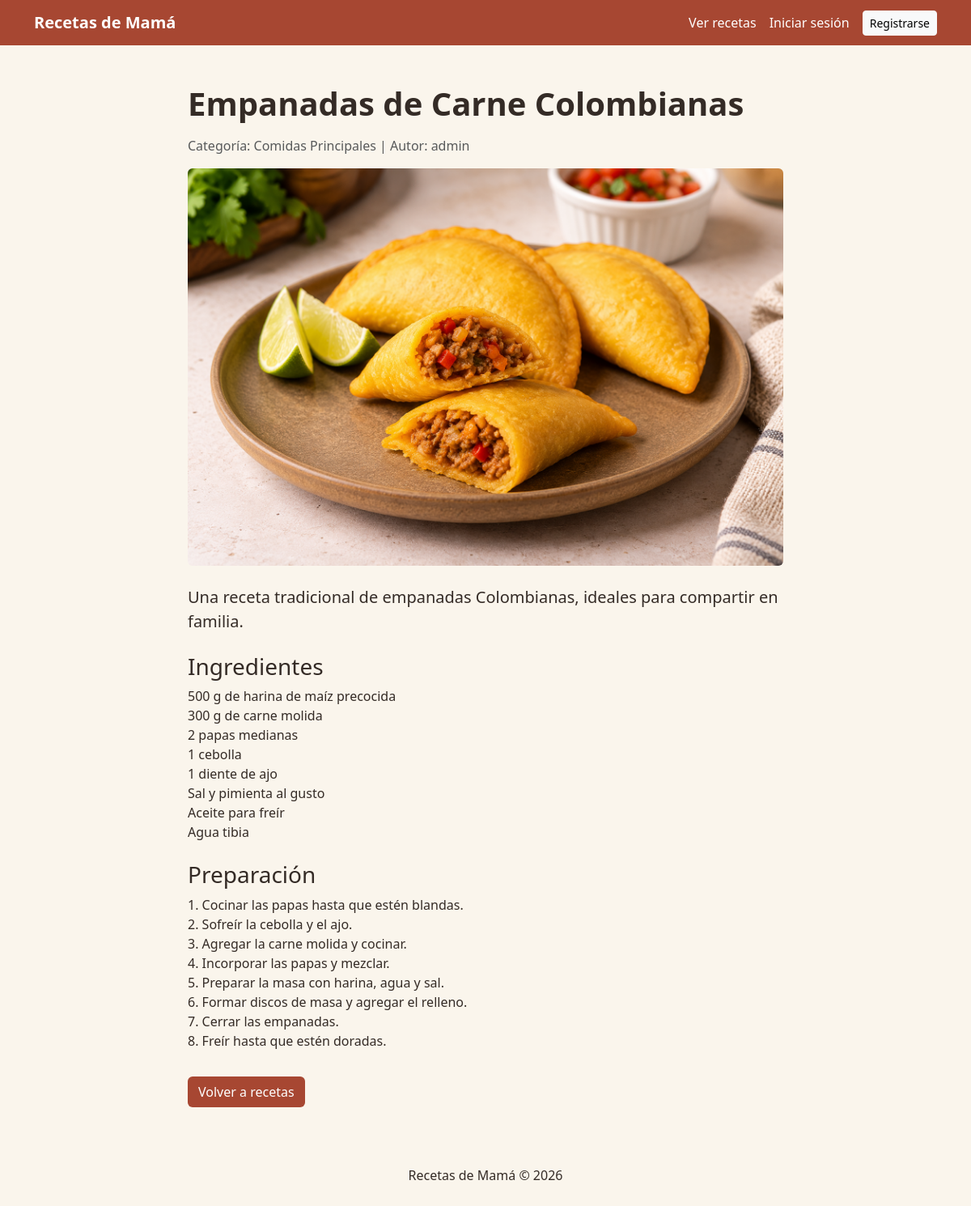
The page /recetas/1/ on the database its author committed.
### recetas/models.py (models this page shows, shortened)
class Receta(models.Model):
    titulo = models.CharField(max_length=200)
    descripcion = models.TextField()
    ingredientes = models.TextField()
    preparacion = models.TextField()
    imagen = models.ImageField(
        upload_to='recetas/',
        blank=True,
        null=True
    )
    categoria = models.ForeignKey(
        Categoria,
        on_delete=models.PROTECT,
        related_name='recetas'
    )
    autor = models.ForeignKey(
        User,
        on_delete=models.CASCADE,
        related_name='recetas'
    )
    fecha_creacion = models.DateTimeField(auto_now_add=True)
    fecha_actualizacion = models.DateTimeField(auto_now=True)

class Categoria(models.Model):
    nombre = models.CharField(max_length=100, unique=True)
    descripcion = models.TextField(blank=True)

### recetas/views.py (the view)
# urls.py: path('<int:pk>/', views.detalle_receta, name='detalle'),
def detalle_receta(request, pk):
    receta = get_object_or_404(Receta, pk=pk)
    return render(request, 'recetas/detalle_receta.html', {
        'receta': receta
    })

### templates/recetas/detalle_receta.html (shortened to what this page needs)
{% extends 'base.html' %}
{% block content %}
<div class="row justify-content-center">
    <div class="col-lg-8">
        <h1 class="fw-bold mb-3">
            {{ receta.titulo }}
        </h1>
        <p class="text-muted">
            Categoría: {{ receta.categoria.nombre }}
            | Autor: {{ receta.autor.username }}
        </p>
        {% if receta.imagen %}
            <img
                src="{{ receta.imagen.url }}"
                class="img-fluid rounded mb-4 w-100"
                alt="{{ receta.titulo }}"
            >
        {% endif %}
        <p class="lead">
            {{ receta.descripcion }}
        </p>
        <h3 class="mt-4">Ingredientes</h3>
        <p>{{ receta.ingredientes|linebreaksbr }}</p>
        <h3 class="mt-4">Preparación</h3>
        <p>{{ receta.preparacion|linebreaksbr }}</p>
        <a
            href="{% url 'recetas:lista' %}"
            class="btn btn-receta mt-3"
        >
            Volver a recetas
        </a>
    </div>
</div>
{% endblock %}

### templates/base.html (style rules this page uses)
body { background-color: #faf5ec; color: #342b26; }
.btn-receta { background-color: #a74732; color: white; }

### rows shown on the page
Receta: titulo "Empanadas de Carne Colombianas", categoria.nombre "Comidas Principales", autor.username "admin", imagen (picture), descripcion "Una receta tradicional de empanadas Colombianas, ideales para compartir en familia.", ingredientes "500 g de harina de maíz precocida 300 g de carne molida 2 papas medianas 1 cebolla 1 diente de ajo Sal y pimienta al gusto Aceite para freír Agua tibia", preparacion "1. Cocinar las papas hasta que estén blandas. 2. Sofreír la cebolla y el ajo. 3. Agregar la carne molida y cocinar. 4. Incorporar las papas y mezclar. 5. Preparar la masa con harina, agua y sal. 6. Formar discos de masa y agregar el relleno. 7. Cerrar las empanadas. 8. Freír hasta que estén doradas."
